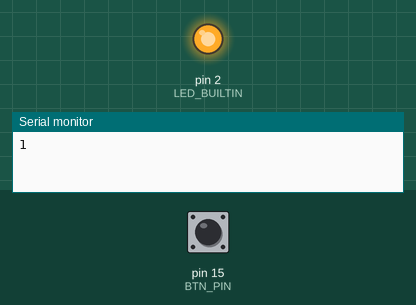
The sketch below on a simulated Arduino Uno, built with avr-gcc and run on an emulated ATmega328P. On the bench: output pins drawn as LEDs (lit = HIGH), the last lines printed to the serial monitor. The test bench sets the inputs (shaded band); at power-on: pin 15 (BTN_PIN) HIGH.

Above: at 1.2 s.
1.3 s: pin 15 (BTN_PIN) pulled LOW for 0.15 s
At 1.7 s:
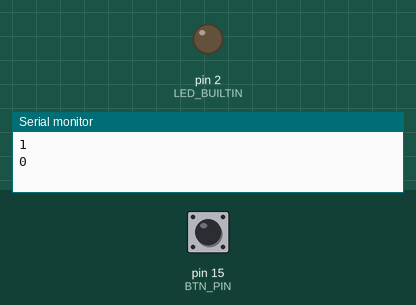
2.9 s: pin 15 (BTN_PIN) pulled LOW for 1 s
At 4.3 s:
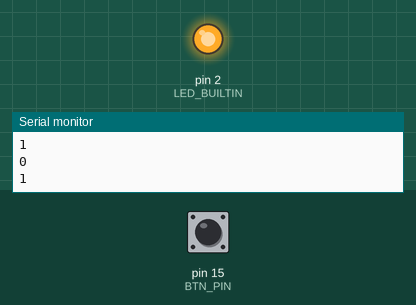
5.4 s: pin 15 (BTN_PIN) pulled LOW for 3.2 s
At 9.0 s:
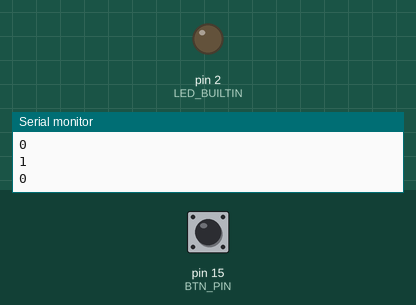
Timing chart, 0 to 10.5 s (numbered marks = the images above; inputs shaded):
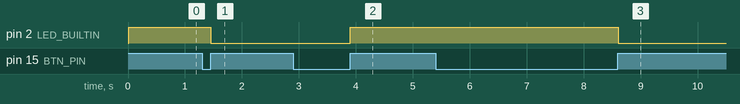

Measured:
- after the input at 1.3 s, pin 2 (LED_BUILTIN): HIGH → LOW after 0.15 s
- after the input at 2.9 s, pin 2 (LED_BUILTIN): LOW → HIGH after 1.0 s
- after the input at 5.4 s, pin 2 (LED_BUILTIN): HIGH → LOW after 3.2 s

The sketch:

LATCH_BTN.ino
```cpp
#define BTN_PIN  15
#define LED_BUILTIN 2


// Variables will change:
bool lastState = LOW;      // the previous state from the input pin
bool currentState;         // the current reading from the input pin
bool ledState = LOW;       // the current LED state

void setup() {

  Serial.begin(9600);

  pinMode(BTN_PIN, INPUT_PULLUP);
  pinMode(LED_BUILTIN, OUTPUT);
}

void loop() {

  // read the state of the the input pin:
  currentState = digitalRead(BTN_PIN);
  delay(10);
  currentState = digitalRead(BTN_PIN);

  if (lastState == LOW && currentState == HIGH) {
    // toggle LED state
    if (ledState == LOW)
      ledState = HIGH;
    else if (ledState == HIGH)
      ledState = LOW;

    // control LED
    digitalWrite(LED_BUILTIN, ledState);
    Serial.println(ledState);
  }

  // save the the last state
  lastState = currentState;
}
```
